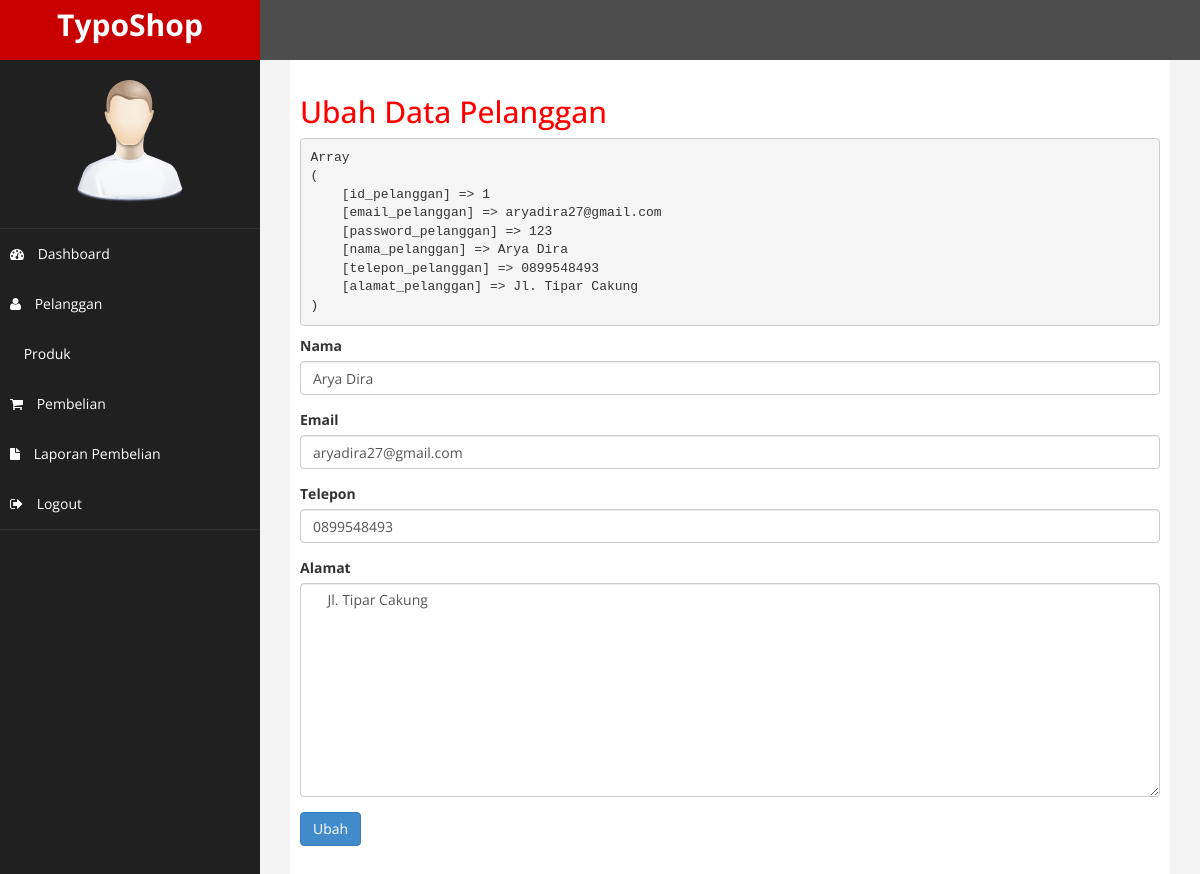
Page /admin/index.php?halaman=ubah-pelanggan&id=1 (signed in) on the committed database.
### tables this page shows
CREATE TABLE `pelanggan` (
  `id_pelanggan` int(11) NOT NULL,
  `email_pelanggan` varchar(100) NOT NULL,
  `password_pelanggan` varchar(50) NOT NULL,
  `nama_pelanggan` varchar(100) NOT NULL,
  `telepon_pelanggan` varchar(25) NOT NULL,
  `alamat_pelanggan` text NOT NULL
);

### admin/crud/ubah-pelanggan.php (the view, shortened to what this page needs)
<h2>Ubah Data Pelanggan</h2>
<?php
$ambil = $koneksi->query("SELECT * FROM pelanggan WHERE id_pelanggan = '$_GET[id]'");
$pecah = $ambil->fetch_assoc();
echo "<pre>";
print_r($pecah);
echo "</pre>";
?>
<form action="" method="POST" enctype="multipart/form-data">
  <div class="form-group">
    <label for="nama">Nama</label>
    <input type="text" name="nama" id="nama" class="form-control" value="<?php echo $pecah['nama_pelanggan']; ?>">
  </div>
  <div class="form-group">
    <label for="email">Email</label>
    <input type="email" name="email" id="email" class="form-control" value="<?php echo $pecah['email_pelanggan']; ?>">
  </div>
  <div class="form-group">
    <label for="telepon">Telepon</label>
    <input type="text" name="telepon" id="telepon" class="form-control" value="<?php echo $pecah['telepon_pelanggan']; ?>">
  </div>
  <div class="form-group">
    <label for="alamat">Alamat</label>
    <textarea rows="10" name="alamat" id="alamat" class="form-control">
    <?php echo $pecah['alamat_pelanggan']; ?>
    </textarea>
  </div>
  <button class="btn btn-primary" name="ubah">Ubah</button>
</form>

### admin/assets/css/custom.css (style rules this page uses)
body { font-family: 'Open Sans', sans-serif; }
h2 { color: #f00; }

### rows in the picture
pelanggan: nama "Arya Dira", email "aryadira27@gmail.com", telepon "0899548493", alamat "Jl. Tipar Cakung"
